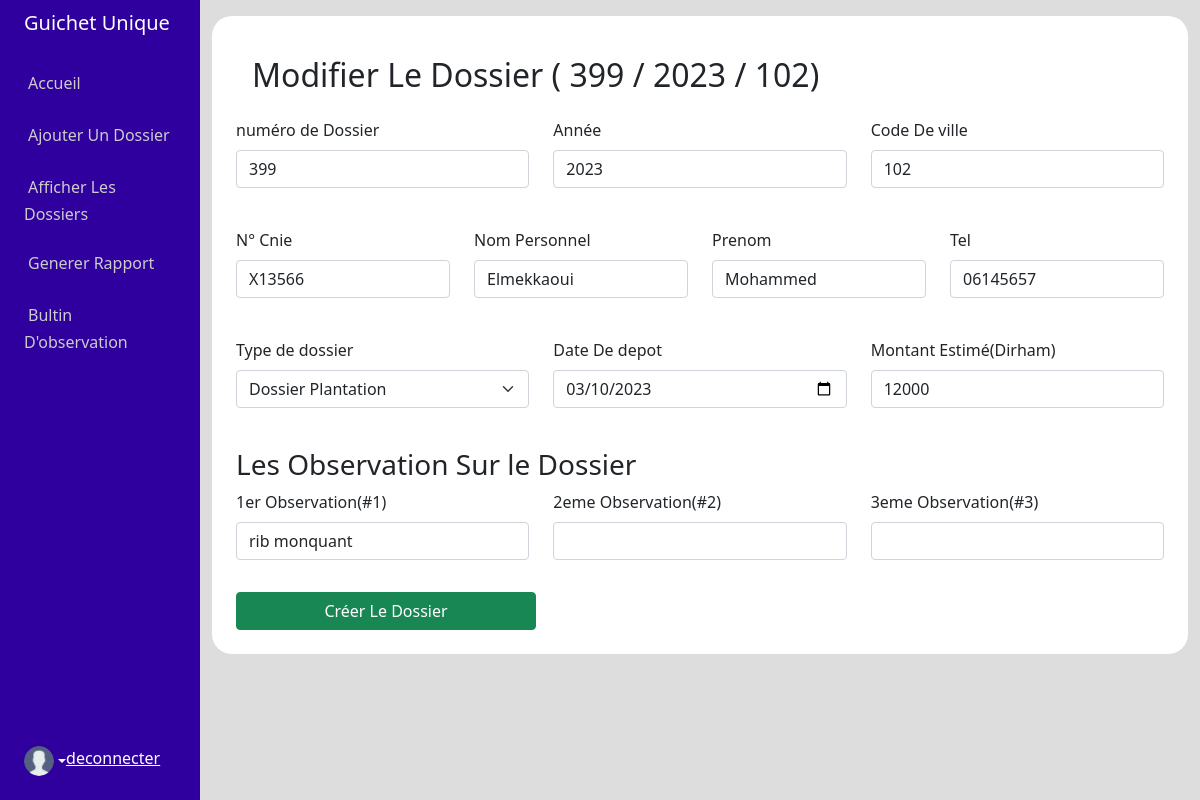
Page /updateDossier.php?id=2 on the committed database.
### tables this page shows
CREATE TABLE "dossier" (
	"id"	INTEGER NOT NULL PRIMARY KEY AUTOINCREMENT,
	"numdossier"	INTEGER NOT NULL,
	"anneedossier"	INTEGER NOT NULL,
	"codeVille"	NUMERIC NOT NULL DEFAULT 102,
	"cnie"	TEXT NOT NULL,
	"nom"	TEXT NOT NULL,
	"prenom"	TEXT NOT NULL,
	"tel"	TEXT NOT NULL,
	"type"	TEXT NOT NULL,
	"date"	TEXT NOT NULL,
	"montant"	INTEGER NOT NULL,
	"obs1"	TEXT,
	"obs2"	TEXT,
	"obs3"	TEXT,
	"typeInt"	INTEGER,
	"dateInsert"	TEXT
);

### app/Dossier.php (called while the page is built, shortened)
<?php
    class Dossier{
        private $pdo;
        public function __construct($pdo) {
            $this->pdo = $pdo;
        }
        public function fetchSingleByid($id){
            $stmt = $this->pdo->query("SELECT  * FROM dossier WHERE id='$id'");
                $row = $stmt->fetchAll(\PDO::FETCH_ASSOC);
                return $row;
        }
    }

### updateDossier.php (the view, shortened to what this page needs)
<?php
    include (__DIR__."/resource/header.php");
?>
  <?php
        if(isset($_GET['id'])){
            $element = $_GET['id'];
            $pdo = ((new SQLiteConnection)->connect());
            $dossierObj = new Dossier($pdo);
            $dossierData = $dossierObj->fetchSingleByid($element);
            foreach($dossierData as $x){
  ?>
      <div class="container-fluid admin-pages">
          <?php include(__DIR__."/resource/sidebar.php"); ?>
              <div class="col py-3">
                <div class="index-page p-4">
                  <h2 class="page-title m-3">Modifier Le Dossier (<?php echo "   ".$x['numdossier']." / ". $x['anneedossier']." / ".$x['codeVille'];?>)</h2>
                      <div class="ajouter_dossier_form">
                                <form action="<?php echo $_SERVER['PHP_SELF']; ?>" method="POST">
                                    <div class="row mb-3 mt-4">
                                        <div class="col mb-3">
                                            <label for="exampleInputEmail1" class="form-label">numéro de Dossier</label>
                                            <input type="number" name="numDossier" class="form-control" id="exampleInputEmail1"  value="<?php echo $x['numdossier']; ?>">
                                        </div>
                                        <div class="col mb-3">
                                            <label for="exampleInputEmail1" class="form-label">Année</label>
                                            <input type="number" name="annee" class="form-control" id="exampleInputEmail1" name="year" aria-describedby="emailHelp"  min="2010" max="3000" step="1" value="<?php echo $x['anneedossier']; ?>">
                                        </div>
                                        <div class="col mb-3">
                                            <label for="exampleInputEmail1" class="form-label">Code De ville</label>
                                            <input type="number" name="codeVille" class="form-control" id="exampleInputEmail1"  value="<?php echo $x['codeVille']; ?>">
                                        </div>
                                    </div>
                                    <div class="row mb-3 mt-4">
                                        <div class="col mb-3">
                                            <label for="exampleInputEmail1" class="form-label">N° Cnie</label>
                                            <input type="text" name="cnie" class="form-control" id="exampleInputEmail1"  value="<?php echo $x['cnie']; ?>">
                                        </div>
                                        <div class="col mb-3">
                                            <label for="exampleInputEmail1" class="form-label">Nom Personnel</label>
                                            <input type="text " class="form-control" id="exampleInputEmail1" name="nom"   value="<?php echo $x['nom']; ?>">
                                        </div>
                                        <div class="col mb-3">
                                            <label for="exampleInputEmail1" class="form-label">Prenom</label>
                                            <input type="text" class="form-control" id="exampleInputEmail1" name="prenom" value="<?php echo $x['prenom']; ?>">
                                        </div>
                                        <div class="col mb-3">
                                            <label for="exampleInputEmail1" class="form-label">Tel</label>
                                            <input type="number" name="tel" class="form-control" id="exampleInputEmail1"  value="<?php echo $x['tel']; ?>">
                                        </div>
                                    </div>
                                    <div class="row mb-3 mt-4">
                                    <div class="col mb-3">
                                        <label for="exampleInputEmail1" class="form-label">Type de dossier</label>
                                        <select class="form-select" name="type" aria-label="Default select example">
                                            <option value="<?php echo $x['type']; ?>" selected><?php echo $x['type']; ?></option>
                                        </select>
                                        </div>
                                        <div class="col mb-3">
                                            <label for="exampleInputEmail1" class="form-label">Date De depot</label>
                                            <input type="date" name="date" value="<?php echo $x['date']; ?>" class="form-control" id="exampleInputEmail1" aria-describedby="emailHelp">
                                        </div>
                                        <div class="col mb-3">
                                            <label for="exampleInputEmail1" class="form-label">Montant Estimé(Dirham)</label>
                                            <input type="number" name="montant" class="form-control" id="exampleInputEmail1" aria-describedby="emailHelp" value="<?php echo $x['montant']; ?>">
                                        </div>
                                    </div>
                                    <div class="row mb-3 mt-4">
                                        <h3>Les Observation Sur le Dossier</h3>
                                        <div class="col mb-3">
                                            <label for="exampleInputEmail1" class="form-label">1er Observation(#1)</label>
                                            <input type="text" name="obs1" class="form-control" id="exampleInputEmail1" aria-describedby="emailHelp" value="<?php echo $x['obs1']; ?>">
                                        </div>
                                        <div class="col mb-3">
                                            <label for="exampleInputEmail1" class="form-label">2eme Observation(#2)</label>
                                            <input type="text" name="obs2" class="form-control" id="exampleInputEmail1" name="year" aria-describedby="emailHelp" value="<?php echo $x['obs2']; ?>">
                                        </div>
                                        <div class="col mb-3">
                                            <label for="exampleInputEmail1" class="form-label">3eme Observation(#3)</label>
                                            <input type="text" name="obs3" class="form-control" id="exampleInputEmail1" aria-describedby="emailHelp" value="<?php echo $x['obs3']; ?>">
                                        </div>
                                    </div>
                                    <button type="submit" class="btn btn-success" style="width:300px">Créer Le Dossier</button>
                                </form>
                              </div>
                          </div>
                          </div>
              </div>
          </div>
<?php
    }
  }
    include (__DIR__."/resource/header.php");
?>

### resource/sidebar.php (shortened to what this page needs)
<div class="row flex-nowrap">
            <div class="col-auto col-md-3 col-xl-2 px-sm-2 px-0 sidebar">
                <div class="d-flex flex-column align-items-center align-items-sm-start px-3 pt-2 text-white min-vh-100">
                    <a href="/" class="d-flex align-items-center pb-3 mb-md-0 me-md-auto text-white text-decoration-none">
                        <span class="fs-5 d-none d-sm-inline">Guichet Unique</span>
                    </a>
                    <ul class="nav nav-pills flex-column mb-sm-auto mb-0 align-items-center align-items-sm-start" id="menu">
                        <li class="nav-item">
                            <a href="dashboard.php" class="nav-link align-middle px-0">
                                <i class="fs-4 bi-house"></i> <span class="ms-1 d-none d-sm-inline">Accueil</span>
                            </a>
                        </li>
                        <li class="nav-item">
                            <a href="createDossier.php" class="nav-link align-middle px-0">
                                <i class="fs-4 bi-house"></i> <span class="ms-1 d-none d-sm-inline">Ajouter Un Dossier</span>
                            </a>
                        </li>
                        <li class="nav-item">
                            <a href="indexDossier.php" class="nav-link align-middle px-0">
                                <i class="fs-4 bi-house"></i> <span class="ms-1 d-none d-sm-inline">Afficher Les Dossiers</span>
                            </a>
                        </li>
                        <li class="nav-item">
                            <a href="rapport.php" class="nav-link align-middle px-0">
                                <i class="fs-4 bi-house"></i> <span class="ms-1 d-none d-sm-inline">Generer Rapport</span>
                            </a>
                        </li>
                        <li class="nav-item">
                            <a href="observation.php" class="nav-link align-middle px-0">
                                <i class="fs-4 bi-house"></i> <span class="ms-1 d-none d-sm-inline">Bultin D'observation</span>
                            </a>
                        </li>
                    </ul>
                    <div class=" d-flex pb-4">
                        <a href="#" class="d-flex align-items-center text-white text-decoration-none dropdown-toggle" id="dropdownUser1" data-bs-toggle="dropdown" aria-expanded="false">
                            <img src="public/img/user.png" alt="hugenerd" width="30" height="30" class="rounded-circle">
                            <a href="index.php" class="text-white">deconnecter</a>
                        </a>
                    </div>
                </div>
            </div>

### public/css/app.css (style rules this page uses)
.sidebar { background: #2f009e; }
.sidebar ul li a { color: #ccc; }
.admin-pages { background-color: #ddd; }
.index-page { background-color: #fff; min-height: 50vh; border-radius: 20px; }

### rows in the picture
dossier: numdossier "399", anneedossier "2023", codeVille "102", numDossier "399", annee "2023", cnie "X13566", nom "Elmekkaoui", prenom "Mohammed", tel "06145657", type "Dossier Plantation", date "03/10/2023", montant "12000", obs1 "rib monquant"
